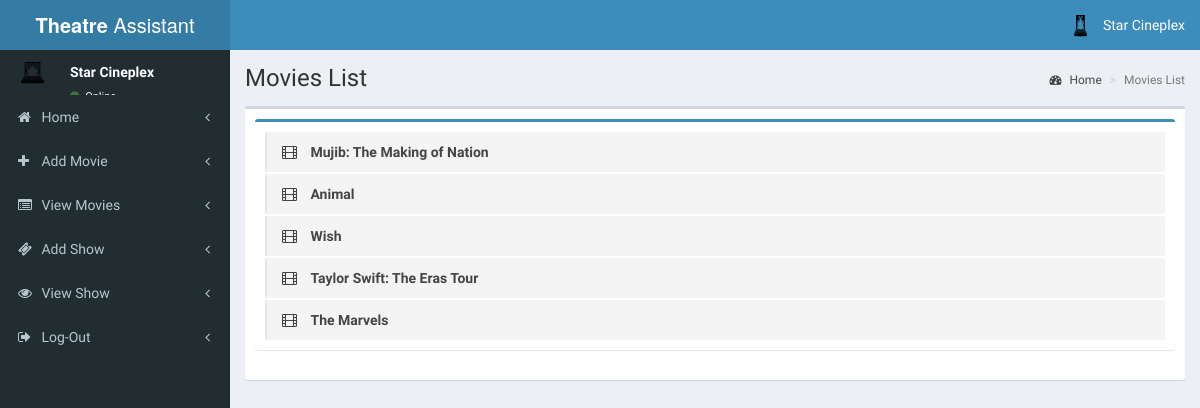
The page /theatre/pages/view_movie.php (signed in) on the database its author committed.
### tables this page shows
CREATE TABLE `tbl_theatre` (
  `id` int(11) NOT NULL,
  `name` varchar(100) NOT NULL,
  `address` varchar(100) NOT NULL,
  `place` varchar(100) NOT NULL,
  `pin` int(11) NOT NULL
);

CREATE TABLE `tbl_movie` (
  `movie_id` int(11) NOT NULL,
  `t_id` int(11) NOT NULL COMMENT 'theatre id',
  `movie_name` varchar(255) NOT NULL,
  `cast` varchar(500) NOT NULL,
  `desc` varchar(1000) NOT NULL,
  `release_date` date NOT NULL,
  `image` varchar(200) NOT NULL,
  `video_url` varchar(200) NOT NULL,
  `status` int(1) NOT NULL COMMENT '0 means active '
);

### theatre/pages/view_movie.php (the view, shortened to what this page needs)
<?php
include('header.php');
?>
  <div class="content-wrapper">
    <section class="content-header">
      <h1>
        Movies List
      </h1>
      <ol class="breadcrumb">
        <li><a href="index"><i class="fa fa-dashboard"></i> Home</a></li>
        <li class="active">Movies List</li>
      </ol>
    </section>
    <section class="content">
      <div class="box">
        <div class="box-body">
            <div class="box box-primary">
            <div class="box-body">
              <ul class="todo-list">
                 <?php
                        $qry7=mysqli_query($con,"select * from tbl_movie");
                        if(mysqli_num_rows($qry7))
                        {
                        while($c=mysqli_fetch_array($qry7))
                        {
                        ?>
                <li>
                      <span class="handle">
                        <i class="fa fa-film"></i>
                      </span>
                  <span class="text"><?php echo $c['movie_name'];?></span>
                </li>
                  <?php
                       }}
                     ?>
            </div>
          </div>
        </div>
      </div>
    </section>
  </div>

### theatre/pages/header.php (shortened to what this page needs)
<?php
include('../../config.php');
$th=mysqli_query($con,"select * from tbl_theatre where id='".$_SESSION['theatre']."'");
$theatre=mysqli_fetch_array($th);
?>
<!DOCTYPE html>
<html>
<head>
  <link rel="stylesheet" href="../validation/dist/css/bootstrapValidator.css"/>
  <link rel="stylesheet" href="../bootstrap/css/bootstrap.min.css">
  <link rel="stylesheet" href="https://cdnjs.cloudflare.com/ajax/libs/font-awesome/4.5.0/css/font-awesome.min.css">
  <link rel="stylesheet" href="https://cdnjs.cloudflare.com/ajax/libs/ionicons/2.0.1/css/ionicons.min.css">
  <link rel="stylesheet" href="../dist/css/AdminLTE.min.css">
  <link rel="stylesheet" href="../dist/css/skins/_all-skins.min.css">
</head>
<body class="hold-transition skin-blue sidebar-mini">
<div class="wrapper">
  <header class="main-header">
    <a href="index.php" class="logo">
      <span class="logo-lg"><b>Theatre</b> Assistant</span>
    </a>
    <nav class="navbar navbar-static-top">
      <div class="navbar-custom-menu">
        <ul class="nav navbar-nav">
          <li class="dropdown user user-menu">
            <a href="#" class="dropdown-toggle" data-toggle="dropdown">
              <img src="cinema1.png" class="user-image" alt="User Image">
              <span class="hidden-xs"><?php echo $theatre['name'];?></span>
            </a>
          </li>
        </ul>
      </div>
    </nav>
  </header>
  <aside class="main-sidebar">
    <section class="sidebar">
      <div class="user-panel">
        <div class="pull-left image">
           <img src="cinema1.png" class="img-circle" alt="User Image">
        </div>
        <div class="pull-left info">
          <p><?php echo $theatre['name'];?></p>
          <a href="#"><i class="fa fa-circle text-success"></i> Online</a>
        </div>
      </div>
      <ul class="sidebar-menu">
        <li class="treeview">
          <a href="index.php">
            <i class="fa fa-home"></i> <span>Home</span>
            <span class="pull-right-container">
              <i class="fa fa-angle-left pull-right"></i>
            </span>
          </a>
        </li>
          <li class="treeview">
          <a href="add_movie.php">
            <i class="fa fa-plus"></i> <span>Add Movie</span>
            <span class="pull-right-container">
              <i class="fa fa-angle-left pull-right"></i>
            </span>
          </a>
        </li>
        <li class="treeview">
          <a href="view_movie.php">
            <i class="fa fa-list-alt"></i> <span>View Movies</span>
            <span class="pull-right-container">
              <i class="fa fa-angle-left pull-right"></i>
            </span>
          </a>
        </li>
        <li class="treeview">
          <a href="add_show.php">
            <i class="fa fa-ticket"></i> <span>Add Show</span>
            <span class="pull-right-container">
              <i class="fa fa-angle-left pull-right"></i>
            </span>
          </a>
        </li>
        <li class="treeview">
          <a href="view_shows.php">
            <i class="fa fa-eye"></i> <span>View Show</span>
            <span class="pull-right-container">
              <i class="fa fa-angle-left pull-right"></i>
            </span>
          </a>
        </li>
        <li class="treeview">
          <a href="logout.php">
          <i class="fa fa-sign-out"></i> <span>Log-Out</span>
            <span class="pull-right-container">
            <i class="fa fa-angle-left pull-right"></i>
            </span>
          </a>
        </li>
      </ul>
    </section>
  </aside>

### rows shown on the page
tbl_theatre: name "Star Cineplex"
tbl_movie: movie_name "Mujib: The Making of Nation"
tbl_movie: movie_name "Animal"
tbl_movie: movie_name "Wish"
tbl_movie: movie_name "Taylor Swift: The Eras Tour"
tbl_movie: movie_name "The Marvels"
